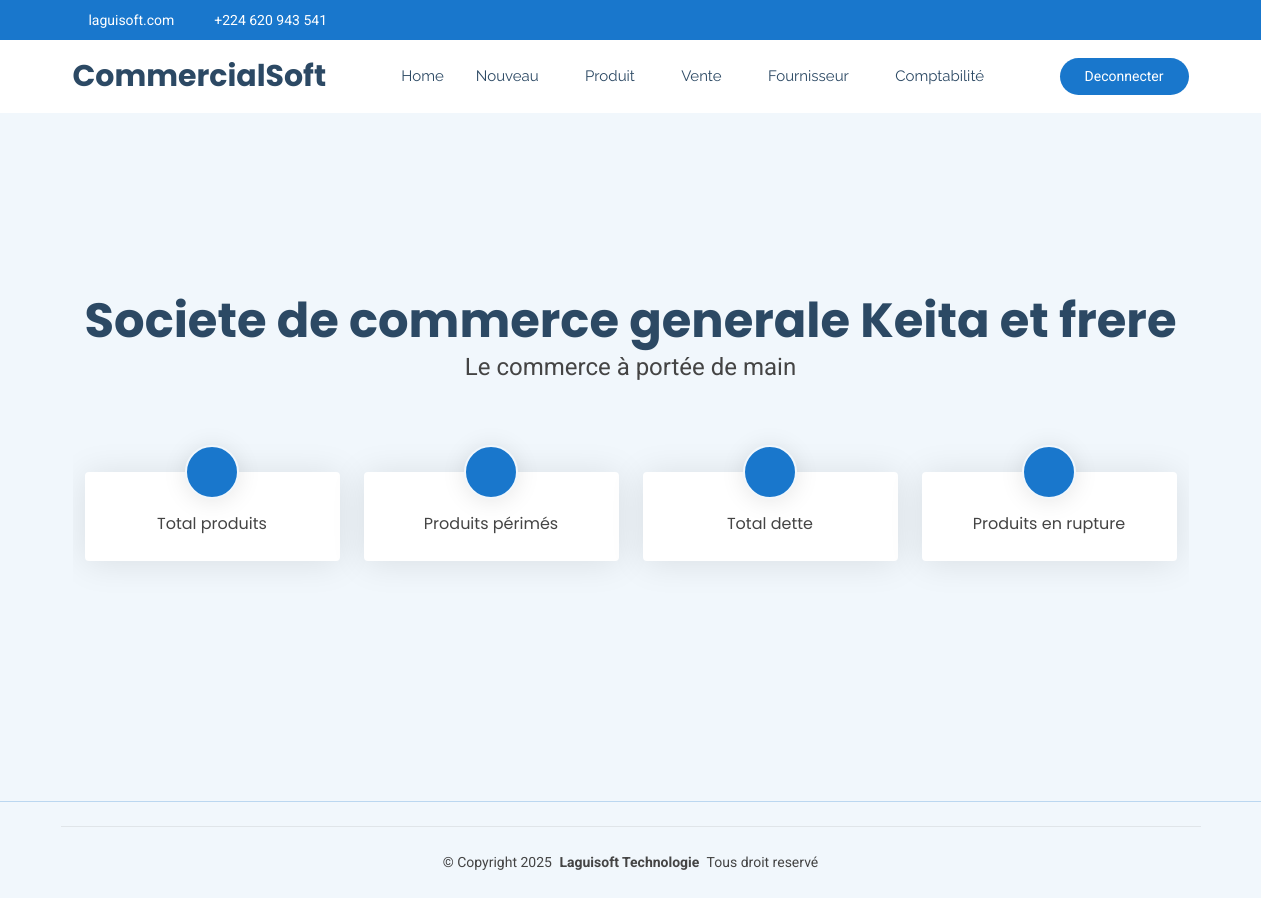
Page /commerce/dashboard/ (signed in) on the earlier database version.
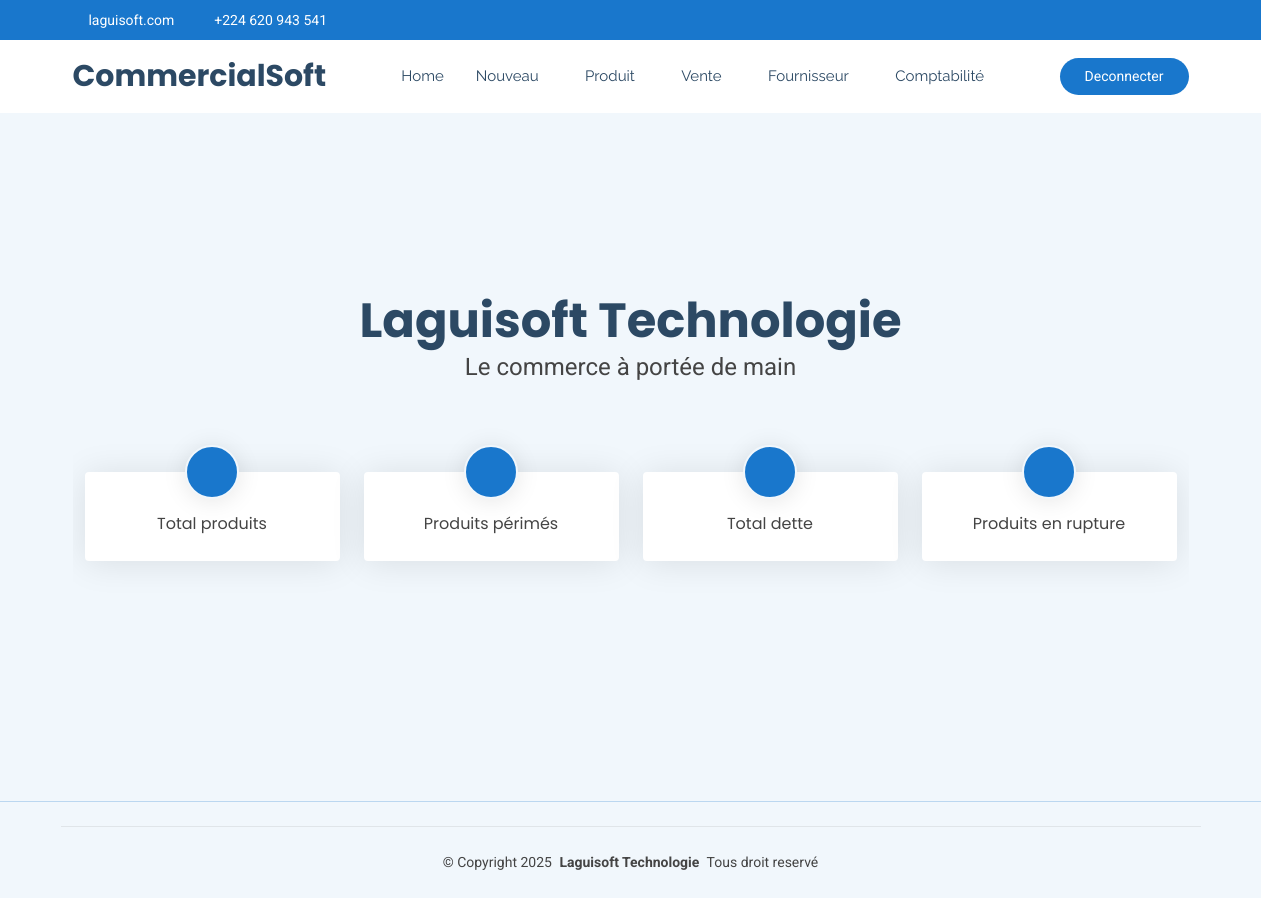
Same page on the later database version.
### CommercialSoft/models.py (models this page shows, shortened)
class InfoBoutique(models.Model):
    nom=models.CharField(max_length=100, unique=True)
    emplacement=models.CharField(max_length=50, null=True, blank=True)
    ville=models.CharField(max_length=30)
    telephone=models.CharField(max_length=20, null=True, blank=True)
    email=models.EmailField(max_length=70, null=True, blank=True)
    proprietaire=models.CharField(max_length=100, null=True, blank=True)

### CommercialSoft/views.py (the view)
# urls.py: path('dashboard/', views.dashboard, name="commerce_dashboard"),
@login_required
def dashboard(request):
    info_boutique = InfoBoutique.objects.first()
    total_produits = Produit.objects.count()
    produits_perimes = Produit.objects.filter(datePeremption__lt=now()).count()
    produits_rupture = Produit.objects.filter(quantite__lte=F('seuil')).count()
    total_dettes = PretClient.objects.count()
    context = {
        'nom_agent': request.user.username,
        'numero_user': request.user.id,
        'boutique': info_boutique,
        'total_produits': total_produits,
        'produits_perimes': produits_perimes,
        'produits_rupture': produits_rupture,
        'total_dettes': total_dettes,
    }
    return render(request, 'CommercialSoft/dashboard.html', context)

### CommercialSoft/templates/CommercialSoft/dashboard.html (shortened to what this page needs)
{% extends "CommercialSoft/starter-page.html" %}
{% block corp %}
{% load static %}
  <section id="hero" class="hero section light-background m-0 p-0">
    <div class="container position-relative">
      <div class="welcome position-relative col-md-12 text-center">
        <h2>{{boutique.nom}}</h2>
        <p>Le commerce à portée de main</p>
      </div>
      <section id="stats" class="stats section light-background">
        <div class="container" data-aos="fade-up" data-aos-delay="100">
          <div class="row gy-4">
            <div class="col-lg-3 col-md-6 d-flex flex-column align-items-center">
              <i class="fa-solid fa-user-doctor"></i>
              <div class="stats-item">
                <p>Total produits</p>
              </div>
            </div>
            <div class="col-lg-3 col-md-6 d-flex flex-column align-items-center">
              <i class="fa-regular fa-hospital"></i>
              <div class="stats-item">
                <p>Produits périmés</p>
              </div>
            </div>
            <div class="col-lg-3 col-md-6 d-flex flex-column align-items-center">
              <i class="fas fa-flask"></i>
              <div class="stats-item">
                <p>Total dette</p>
              </div>
            </div>
            <div class="col-lg-3 col-md-6 d-flex flex-column align-items-center">
              <i class="fas fa-award"></i>
              <div class="stats-item">
                <p>Produits en rupture</p>
              </div>
            </div>
          </div>
        </div>
      </section>
    </div>
  </section>
{% endblock %}

Differences in the rows shown:
changed InfoBoutique: nom "Societe de commerce generale Keita et frere" → "Laguisoft Technologie"
